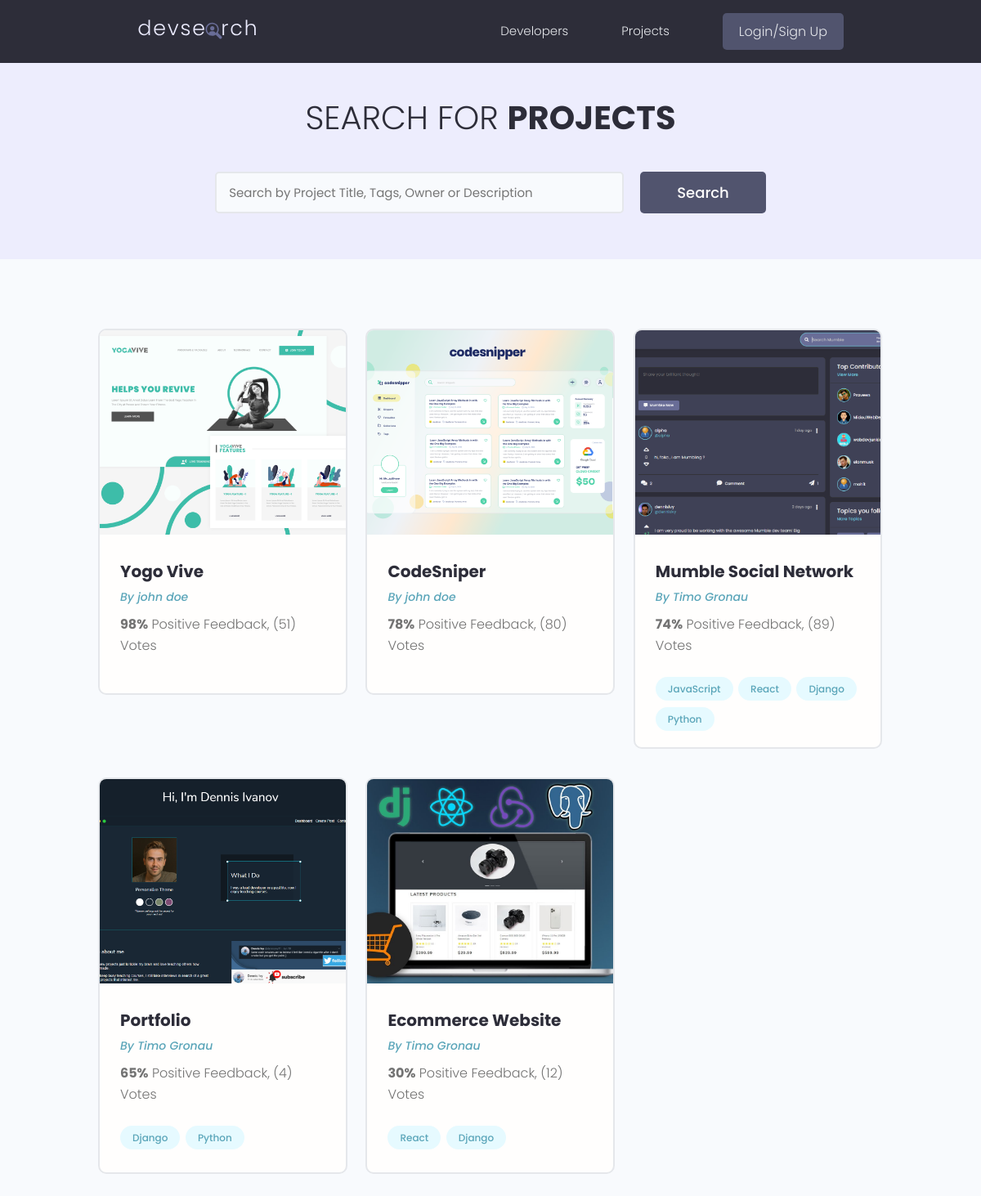
The page /projects/ on the database as committed earlier.
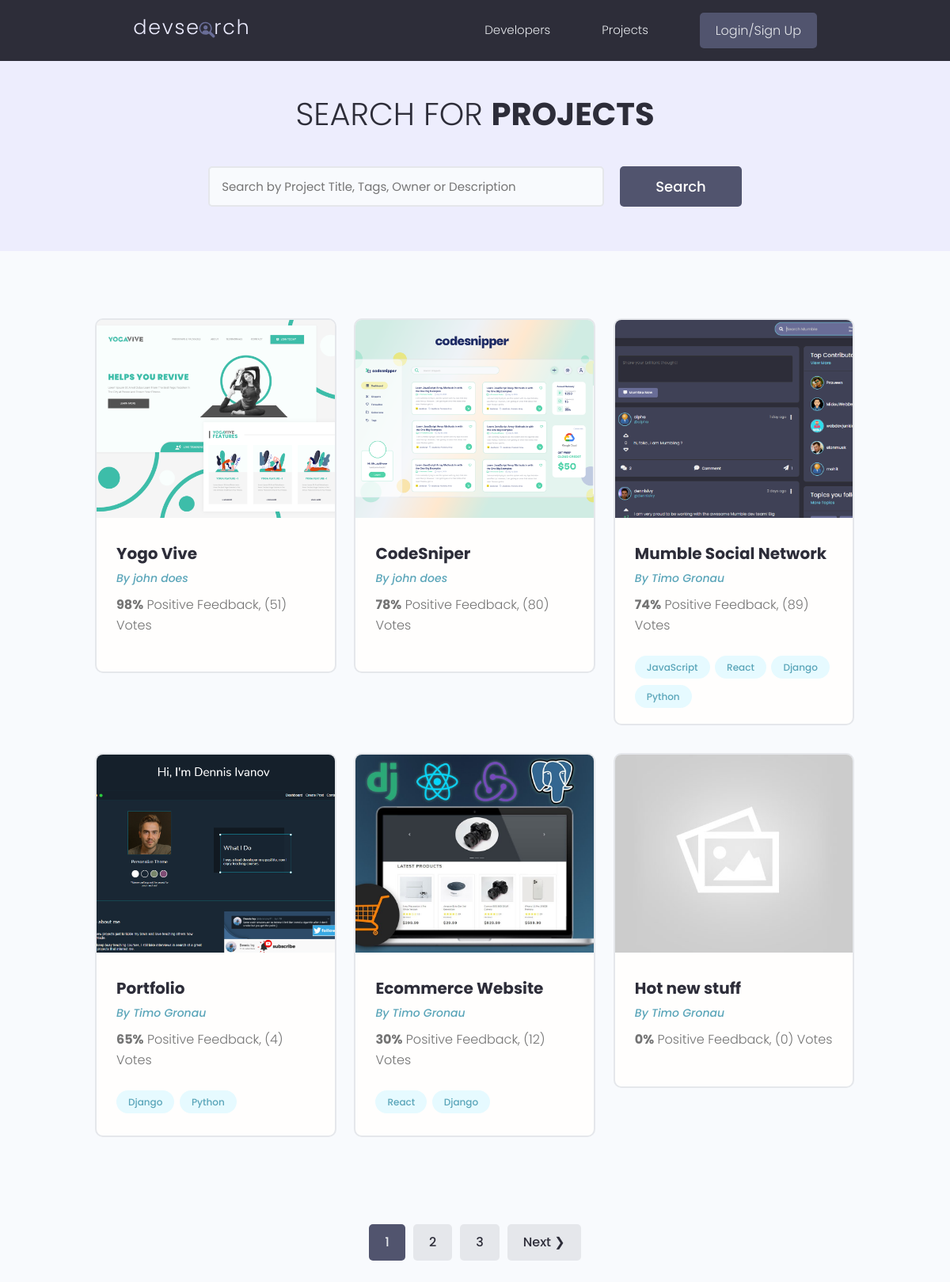
The same page on the database as committed later.
### projects/models.py (models this page shows, shortened)
class Project(CreatedModifiedDateTime):
    id = models.UUIDField(default=uuid.uuid4, unique=True, primary_key=True, editable=False)
    owner = models.ForeignKey(Profile, null=True, blank=True, on_delete=models.SET_NULL)
    title = models.CharField(max_length=200)
    featured_image = models.ImageField(null=True, blank=True, default="default.jpg")
    description = models.TextField(null=True, blank=True) #blank for django, null for database
    demo_link = models.CharField(max_length=2000,null=True, blank=True)
    source_link = models.CharField(max_length=2000, null=True, blank=True)
    tags = models.ManyToManyField('Tag', blank=True) #need quotes bc Tag's below
    vote_total = models.IntegerField(default=0, null=True, blank=True)
    vote_ratio = models.IntegerField(default=0, null=True, blank=True)
    class Meta:
        ordering = ["-vote_ratio", "-vote_total"]

class Tag(CreatedModifiedDateTime):
    name = models.CharField(max_length=200)
    id = models.UUIDField(default=uuid.uuid4, unique=True, primary_key=True, editable=False)
    def __str__(self):
        return self.name

### users/models.py (models this page shows, shortened)
class Profile(models.Model):
    id = models.UUIDField(default=uuid.uuid4, unique=True, primary_key=True, editable=False)
    user = models.OneToOneField(User, on_delete=models.CASCADE, null=True, blank=True)
    name = models.CharField(max_length=200, null=True, blank=True)
    username = models.CharField(max_length=200, null=True, blank=True)
    location = models.CharField(max_length=200, null=True, blank=True)
    email = models.EmailField(max_length=500, blank=True, null=True)
    short_intro = models.CharField(max_length=200, null=True, blank=True)
    bio = models.TextField(blank=True, null=True)
    profile_image = models.ImageField(null=True, blank=True, upload_to="profiles/", default="profiles/user-default.png")
    social_github = models.CharField(max_length=200, null=True, blank=True)
    social_twitter = models.CharField(max_length=200, null=True, blank=True)
    social_linkedin = models.CharField(max_length=200, null=True, blank=True)
    social_stackoverflow = models.CharField(max_length=200, null=True, blank=True)
    social_website = models.CharField(max_length=200, null=True, blank=True)
    created_at = models.DateTimeField(auto_now_add=True)
    skills = models.ManyToManyField('Skill', related_name='profiles')

### projects/views.py (the view)
# urls.py: path("projects/", include("projects.urls")),
def projects(request):
    projects, search_query = search_projects(request)
    page = request.GET.get('page', 1)
    results = 6
    paginator = Paginator(projects, results)
    elided_page_range = paginator.get_elided_page_range(number=page)
    projects = paginator.page(page)
    context = {
            'projects':projects,
            'search_query':search_query,
            "paginator":paginator,
            'elided_page_range':elided_page_range
            }
    return render(request, "projects/projects.html", context)

### projects/utils.py (called while the page is built)
def search_projects(request):
    search_query = ""
    if request.GET.get("search_query"):
        search_query = request.GET.get("search_query")
    projects = Project.objects.distinct().filter(
        Q(title__icontains=search_query)|
        Q(description__icontains=search_query)|
        Q(owner__name__icontains=search_query) |
        Q(tags__name__icontains=search_query)
    )
    return projects, search_query

### projects/templates/projects/projects.html (shortened to what this page needs)
{%extends 'main.html'%} {% block content %}
<main class="projects">
  <section class="hero-section text-center">
    <div class="container container--narrow">
      <div class="hero-section__box">
        <h2>Search for <span>Projects</span></h2>
      </div>
      <div class="hero-section__search">
        <form id="search_form" class="form" action={% url "projects" %} method="get">
          <div class="form__field">
            <input
              class="input input--text"
              id="formInput#search"
              type="text"
              name="search_query"
              placeholder="Search by Project Title, Tags, Owner or Description"
              value="{{search_query}}"
              />
          </div>
          <input class="btn btn--sub btn--lg" type="submit" value="Search" />
        </form>
      </div>
    </div>
  </section>
  <section class="projectsList">
    <div class="container">
      <div class="grid grid--three">
        {%for project in projects %}
        <div class="column">
          <div class="card project">
            <a href="{% url 'project' project.id%}" class="project">
              <img
                class="project__thumbnail"
                src="{{project.featured_image.url}}"
                alt="project thumbnail"
              />
              <div class="card__body">
                <h3 class="project__title">{{project.title}}</h3>
                <p>
                    <a class="project__author" href="{% url 'user-profile' project.owner.id%}">By {{project.owner.name}}</a>
                </p>
                <p class="project--rating">
                  <span style="font-weight: bold">{{project.vote_ratio}}%</span> Positive Feedback,
                  ({{project.vote_total}}) Vote{{project.vote_total|pluralize:"s"}}
                </p>
                <div class="project__tags">
                {% for tag in project.tags.all %}
                  <span class="tag tag--pill tag--main">
                    <small>{{tag}}</small>
                  </span>
                {% endfor %}
                </div>
              </div>
            </a>
          </div>
        </div>
        {% endfor %}
      </div>
    </div>
  </section>
  {% include 'pagination.html' with queryset=projects page_range=elided_page_range %}  </div>
</main>
{% endblock content %}

Rows that differ between the two databases and show on the page:
changed through a linked row, Project "Yogo Vive": owner.name "john doe" → "john does"
changed through a linked row, Project "CodeSniper": owner.name "john doe" → "john does"
added Project: featured_image (placeholder picture), title "Hot new stuff", owner.name "Timo Gronau", vote_ratio "0", vote_total "0"
Other text that changed with them:
new list line: "1"
new list line: "2"
new list line: "3"
text now shown: "Next ❯"
